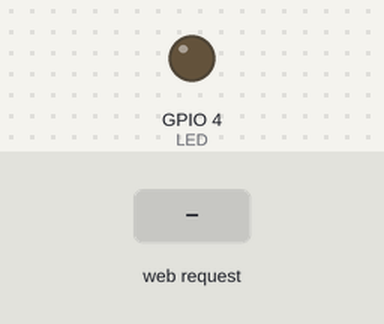
A program run on a simulated ESP32. On the bench: output pins drawn as LEDs (lit = HIGH). Inputs (shaded band) come from the test bench. WiFi joins after 1.5 s; servers stay silent unless stated; storage starts empty; what the program prints to the serial monitor is not drawn.

Above: at 2.7 s.
2.8 s: HTTP request GET /on received
At 4.0 s:
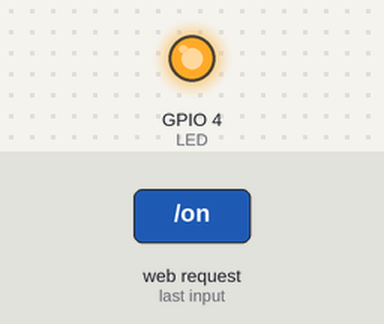
4.3 s: HTTP request GET /off received
At 5.3 s:
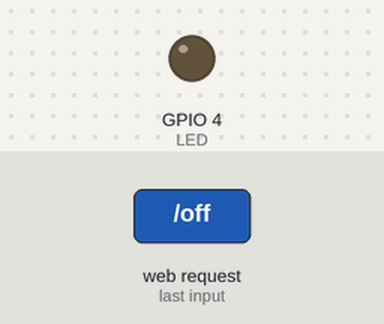
Timing chart, 0 to 7.3 s (numbered marks = the images above; inputs shaded):
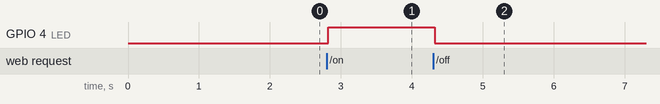

The program:

main.cpp
```cpp
/*
 * File:   main.cpp
 * Author: philippe
 *
 * Created on 11 novembre 2021, 20:12
 * pio lib -g install 306
 */

#include <Arduino.h>
#include <WiFi.h>
#include <ESPAsyncWebServer.h>
#include <SPIFFS.h>
#include "definition.h"

// Replace with your network credentials
const char* ssid = SSID;
const char* password = PSWD;

// Création d'un serveur web asynchrone (écoute sur le port 80)
AsyncWebServer server(80);

// Remplace le champ STATE par l'état de la led On ou Off

String processor(const String& var) {

    String retour = "Off";
    Serial.print(var);
    Serial.print(" : ");

    if (var == "STATE") {
        if (digitalRead(LED))
            retour = "On";
    }
    Serial.println(retour);
    return retour;
}

void setup() {

    Serial.begin(115200);
    pinMode(LED, OUTPUT);

    // Initialise SPIFFS
    if (!SPIFFS.begin(true)) {
        Serial.println("Une erreur est apparue pendant le montage SPIFFS");
        return;
    }

    // Connection du Wi-Fi
    WiFi.begin(ssid, password);
    Serial.print("Tentative de connexion...");
    while (WiFi.status() != WL_CONNECTED) {
        Serial.print(".");
        delay(500);
    }
    Serial.println("\n");
    Serial.println("Connexion établie!");

    Serial.print("Adresse IP: ");
    Serial.println(WiFi.localIP());

    // Request GET /  -> envoie du fichier /index.html
    server.on("/", HTTP_GET, [](AsyncWebServerRequest * request) {
        request->send(SPIFFS, "/index.html", String(), false, processor);
    });

    // Request GET /style.css -> envoie du fichier /style.css
    server.on("/style.css", HTTP_GET, [](AsyncWebServerRequest * request) {
        request->send(SPIFFS, "/style.css", "text/css");
    });

    // Request GET /on -> allumage led & envoie du fichier /index.html
    server.on("/on", HTTP_GET, [](AsyncWebServerRequest * request) {
        digitalWrite(LED, HIGH);
        request->send(SPIFFS, "/index.html", String(), false, processor);
    });

    // Request GET /off -> extinction led & envoie du fichier /index.html
    server.on("/off", HTTP_GET, [](AsyncWebServerRequest * request) {
        digitalWrite(LED, LOW);
        request->send(SPIFFS, "/index.html", String(), false, processor);
    });

    // Démarrage du serveur
    server.begin();
}

void loop() {

}
```

definition.h
```cpp
// (licence header left out)
/*
 * File:   definition.h
 * Author: philippe
 *
 * Created on 12 novembre 2021, 22:15
 */

#ifndef DEFINITION_H
#define DEFINITION_H

#define SSID "Livebox-5648"
#define PSWD "vz9Lcc2RnTTmnDuD4Y"
#define LED  4

#endif /* DEFINITION_H */
```

Measured:
- after the input at 2.8 s, GPIO 4 (LED): LOW → HIGH at once
- after the input at 4.3 s, GPIO 4 (LED): HIGH → LOW at once
